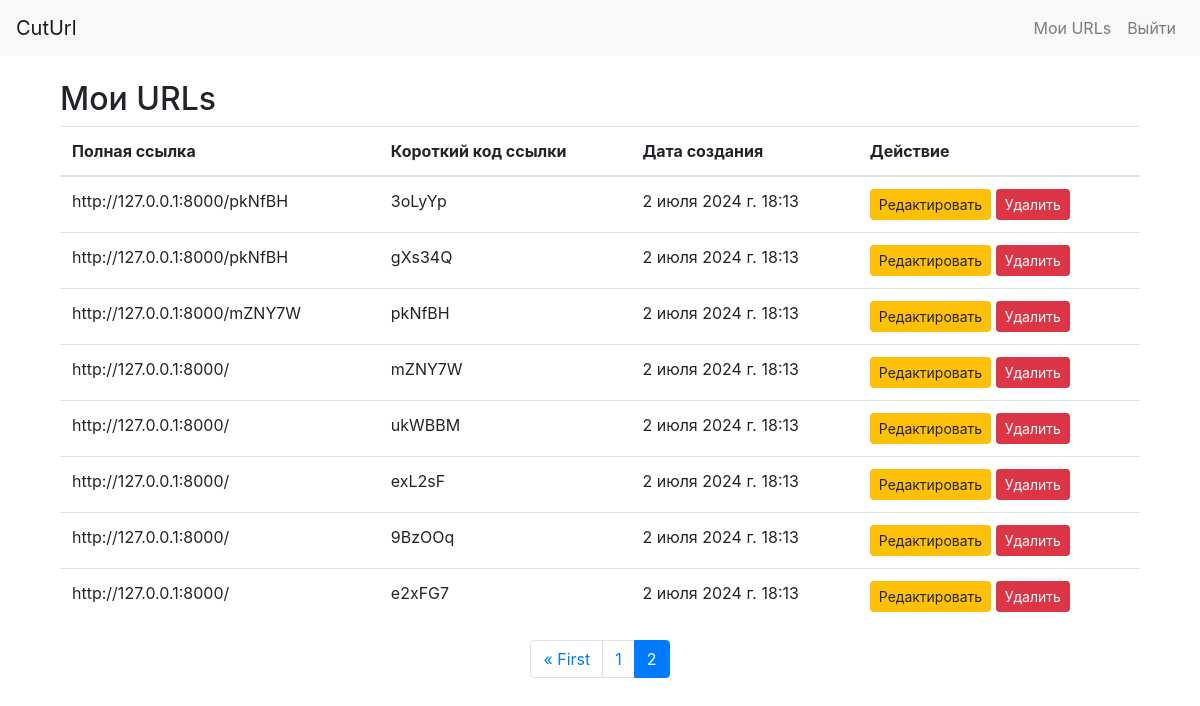
The app's page /my_urls/?page=2 (signed in) with its own data.
### shortener/models.py (models this page shows, shortened)
class URL(models.Model):
    original_url = models.URLField()
    short_code = models.CharField(max_length=10, unique=True)
    created_at = models.DateTimeField(auto_now_add=True)
    user = models.ForeignKey(User, on_delete=models.CASCADE, null=True, blank=True)

### shortener/views.py (the view)
# urls.py: path('my_urls/', user_urls, name='user_urls'),
@login_required
def user_urls(request):
    url_list = URL.objects.filter(user=request.user).order_by('-created_at')
    paginator = Paginator(url_list, 10)  # Показывать 10 URL на каждой странице
    page = request.GET.get('page')
    try:
        urls = paginator.page(page)
    except PageNotAnInteger:
        urls = paginator.page(1)
    except EmptyPage:
        urls = paginator.page(paginator.num_pages)
    return render(request, 'shortener/user_urls.html', {'urls': urls})

### shortener/templates/shortener/user_urls.html (shortened to what this page needs)
{% extends "shortener/base.html" %}
{% block content %}
    <div class="container">
        <h2>Мои URLs</h2>
        <table class="table">
            <thead>
                <tr>
                    <th>Полная ссылка</th>
                    <th>Короткий код ссылки</th>
                    <th>Дата создания</th>
                    <th>Действие</th>
                </tr>
            </thead>
            <tbody>
                {% for url in urls %}
                <tr>
                    <td>{{ url.original_url }}</td>
                    <td>{{ url.short_code }}</td>
                    <td>{{ url.created_at }}</td>
                    <td>
                        <a href="{% url 'edit_url' url.short_code %}" class="btn btn-warning btn-sm">Редактировать</a>
                        <a href="{% url 'delete_url' url.short_code %}" class="btn btn-danger btn-sm">Удалить</a>
                    </td>
                </tr>
                {% empty %}
                <tr>
                    <td colspan="4">No URLs found.</td>
                </tr>
                {% endfor %}
            </tbody>
        </table>
        {% if urls.has_other_pages %}
        <ul class="pagination justify-content-center">
            {% if urls.has_previous %}
            <li class="page-item">
                <a class="page-link" href="?page=1">&laquo; First</a>
            </li>
            <li class="page-item">
                <a class="page-link" href="?page={{ urls.previous_page_number }}">{{ urls.previous_page_number }}</a>
            </li>
            {% endif %}
            <li class="page-item active">
                <span class="page-link">{{ urls.number }} <span class="sr-only">(current)</span></span>
            </li>
        </ul>
        {% endif %}
    </div>
{% endblock %}

### records on screen
URL: original_url "http://127.0.0.1:8000/pkNfBH", short_code "3oLyYp", created_at "2 июля 2024 г. 18:13"
URL: original_url "http://127.0.0.1:8000/pkNfBH", short_code "gXs34Q", created_at "2 июля 2024 г. 18:13"
URL: original_url "http://127.0.0.1:8000/mZNY7W", short_code "pkNfBH", created_at "2 июля 2024 г. 18:13"
URL: original_url "http://127.0.0.1:8000/", short_code "mZNY7W", created_at "2 июля 2024 г. 18:13"
URL: original_url "http://127.0.0.1:8000/", short_code "ukWBBM", created_at "2 июля 2024 г. 18:13"
URL: original_url "http://127.0.0.1:8000/", short_code "exL2sF", created_at "2 июля 2024 г. 18:13"
URL: original_url "http://127.0.0.1:8000/", short_code "9BzOOq", created_at "2 июля 2024 г. 18:13"
URL: original_url "http://127.0.0.1:8000/", short_code "e2xFG7", created_at "2 июля 2024 г. 18:13"

### other values on screen
{{ urls.previous_page_number }} "1"
{{ urls.number }} "2"
